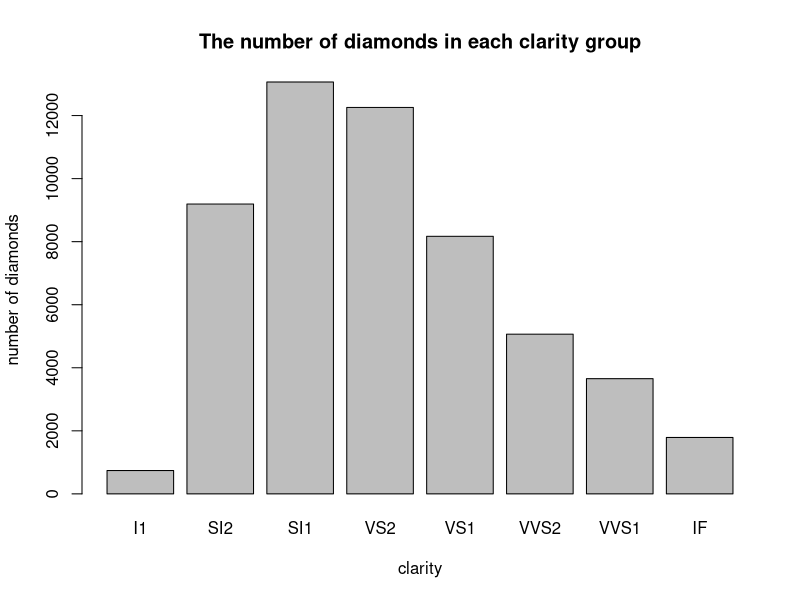
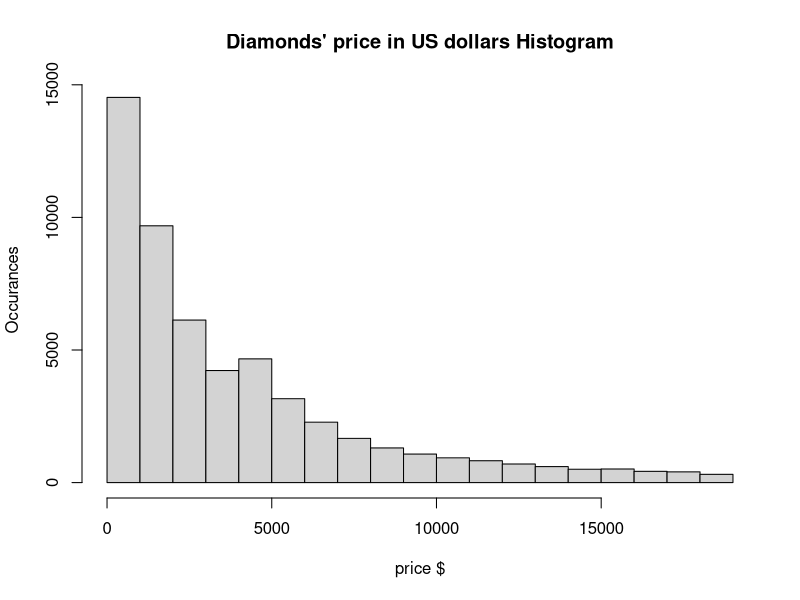
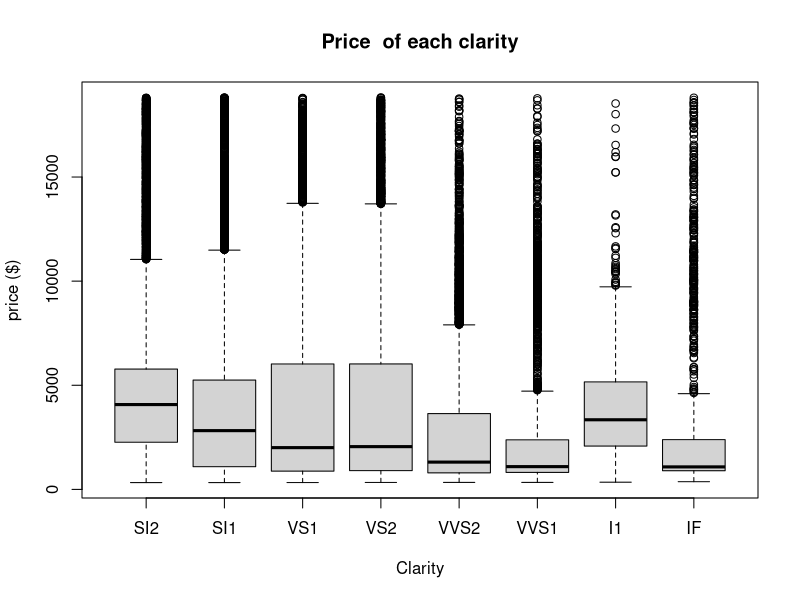
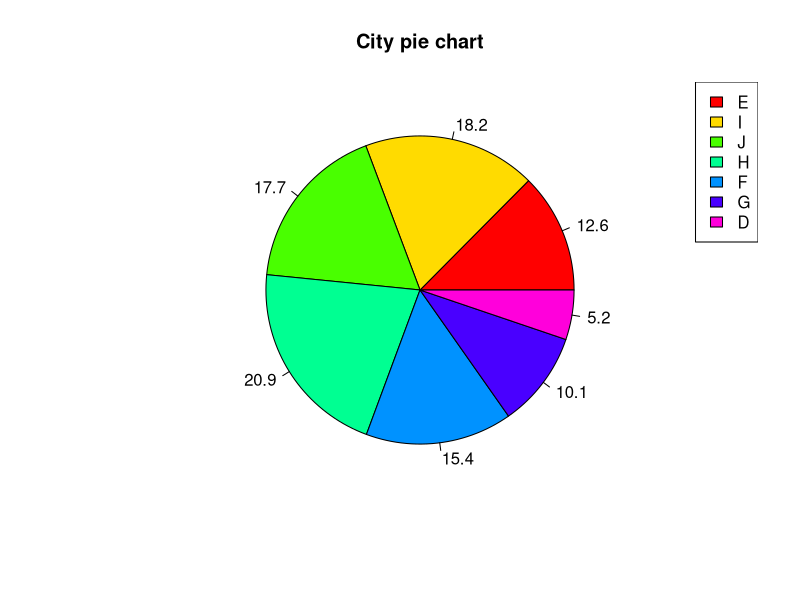
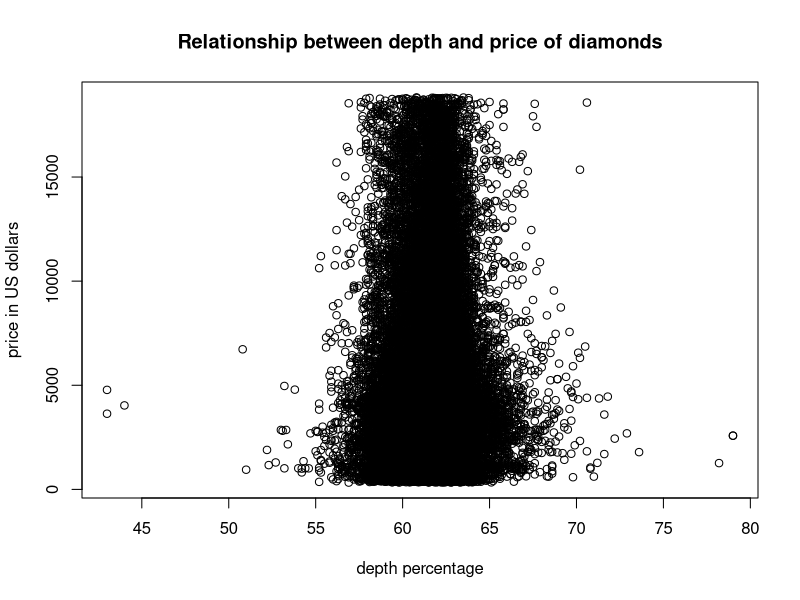

Recreate these plots in R, in order.
## ---- chunk 1
library(ggplot2)
library(dplyr)
theme_set(theme_minimal(20))
## ---- chunk 2
?diamonds
head(diamonds)
str(diamonds)
## ---- chunk 3
barplot(table(diamonds$clarity), 
        main="The number of diamonds in each clarity group",
        xlab="clarity", 
        ylab="number of diamonds",
        )

## ---- chunk 4
hist(diamonds$price, main="Diamonds' price in US dollars Histogram", 
     xlab="price $", ylab="Occurances")

## ---- chunk 5
gp <- unique(diamonds$clarity)

SI2 <- diamonds$price[which(diamonds$clarity==gp[1])]
SI1 <- diamonds$price[which(diamonds$clarity==gp[2])]
VS1 <- diamonds$price[which(diamonds$clarity==gp[3])]
VS2 <- diamonds$price[which(diamonds$clarity==gp[4])]
VVS2 <- diamonds$price[which(diamonds$clarity==gp[5])]
VVS1 <- diamonds$price[which(diamonds$clarity==gp[6])]
I1 <- diamonds$price[which(diamonds$clarity==gp[7])]
IF <- diamonds$price[which(diamonds$clarity==gp[8])]

boxplot(SI2, SI1, VS1, VS2, VVS2, VVS1, I1, IF, main="Price  of each clarity", ylab="price ($)", xlab="Clarity", names=gp)
## ---- chunk 6
x <- table(diamonds$color)
piepercent<- round(100*x/sum(x), 1)
labels <- unique(diamonds$color)

pie(x, labels = piepercent, main = "City pie chart",col = rainbow(length(x)))
legend("topright", c("E","I","J","H","F","G", "D"),
   fill = rainbow(length(x)))


## ---- chunk 7
plot(diamonds$depth, diamonds$price, main="Relationship between depth and price of diamonds", xlab="depth percentage", ylab="price in US dollars")

